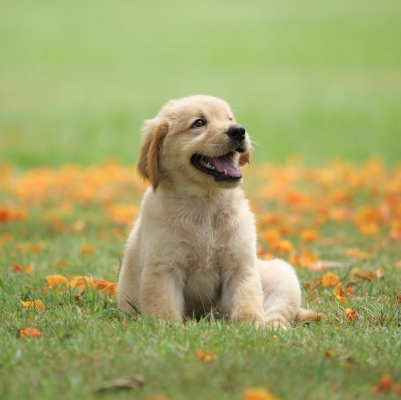
#> input picture images/dog.jpg, 401 x 400 px
$ jupyter execute L13_intrest_points.ipynb
#> lines starting #> are read from the running program, lines starting #| are printed output that depends on the picture
[cell 1]
#Importing libraries
import matplotlib.pyplot as plt
import numpy as np
from PIL import Image
import cv2

[cell 2]
#Get the image
img=cv2.imread('images/dog.jpg')
#> img is the input picture: shape (400, 401, 3); mean B, G, R 102.9, 164.7, 162.3
img=cv2.cvtColor(img,cv2.COLOR_BGR2RGB)

[cell 3]
plt.imshow(img)

# Extract intrest points

[cell 4]
#Convert the image into gray scale
gray=cv2.cvtColor(img,cv2.COLOR_BGR2GRAY)
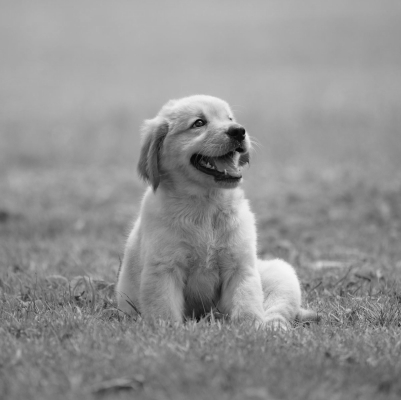
#> gray: shape (400, 401); min 7, max 246, mean 145.9

#Create the object of SIFT algorithm
sift=cv2.SIFT_create()

#Detect and compute the keypoints
kp,_=sift.detectAndCompute(gray,None)
#> kp = 416 keypoints; strongest (x, y, size): (236, 135, 11), (201, 122, 8.7), (243, 131, 3.3), (238, 155, 4.2)

#Draw keypoints on image and highlight
new_img=cv2.drawKeypoints(gray,kp,img,flags=cv2.DRAW_MATCHES_FLAGS_DRAW_RICH_KEYPOINTS)
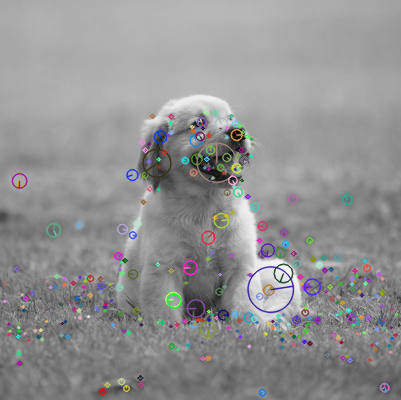
#> new_img: shape (400, 401, 3); mean R, G, B 145.8, 145.7, 146.2

[cell 5]
len(kp)
#> Out = 416

[cell 6]
plt.imshow(new_img)

[cell 7]
img1=cv2.imread('images/draw.png')
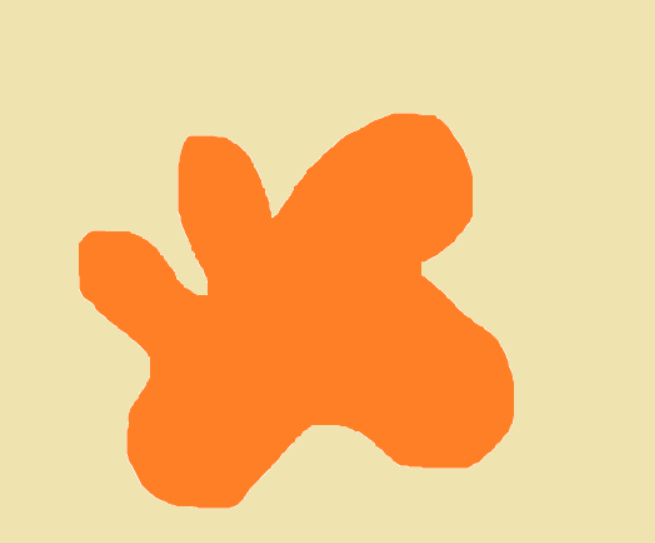
#> input picture images/draw.png, 655 x 543 px
#> img1 is the input picture: shape (543, 655, 3); mean B, G, R 133.9, 196.9, 244
#Convert the image into gray scale
gray=cv2.cvtColor(img1,cv2.COLOR_BGR2GRAY)
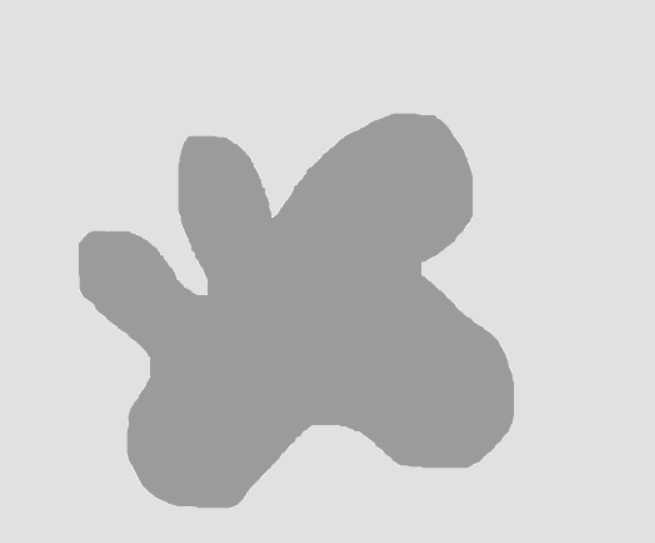
#> gray: shape (543, 655); min 155, max 246, mean 203.5

#Create the object of SIFT algorithm
sift=cv2.SIFT_create()

#Detect and compute the keypoints
kp,_=sift.detectAndCompute(gray,None)
#> kp = 175 keypoints; strongest (x, y, size): (193, 277, 21.1), (115, 271, 53.4), (272, 216, 1.9), (310, 286, 210.4)

#Draw keypoints on image and highlight
new_img=cv2.drawKeypoints(gray,kp,img,flags=cv2.DRAW_MATCHES_FLAGS_DRAW_RICH_KEYPOINTS)
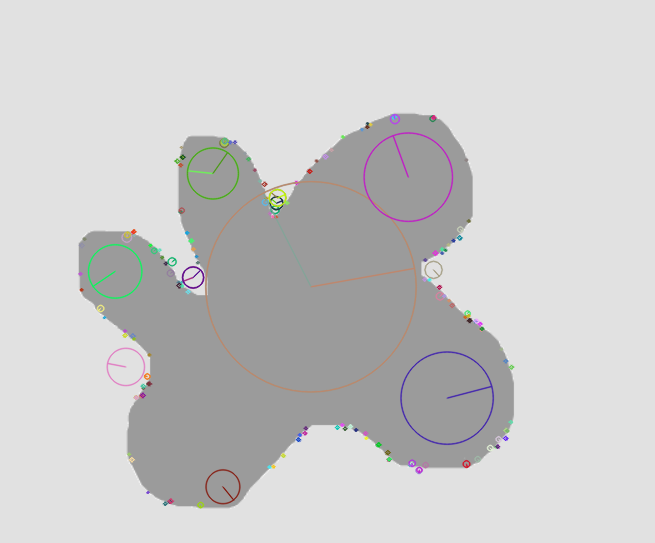
#> new_img: shape (543, 655, 3); mean R, G, B 203, 202.7, 202.8


plt.imshow(new_img)

[cell 8]
img1=cv2.imread('images/circle.png')
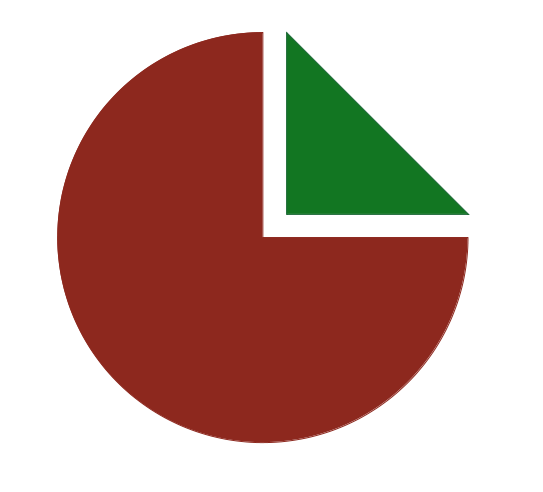
#> input picture images/circle.png, 543 x 492 px
#> img1 is the input picture: shape (492, 543, 3); mean B, G, R 157.1, 166.1, 197.5
#Convert the image into gray scale
gray=cv2.cvtColor(img1,cv2.COLOR_BGR2GRAY)
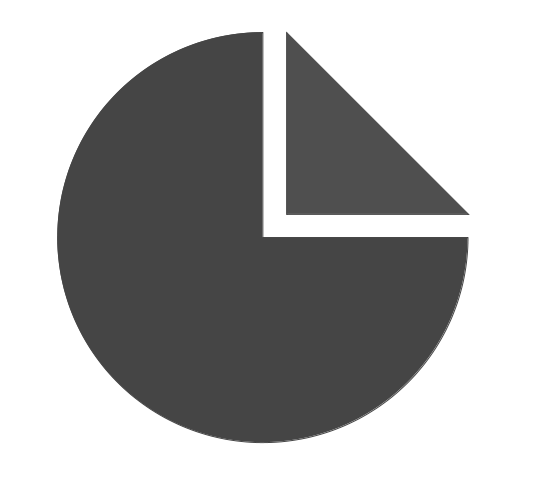
#> gray: shape (492, 543); min 69, max 255, mean 174.5

#Create the object of SIFT algorithm
sift=cv2.SIFT_create()

#Detect and compute the keypoints
kp,_=sift.detectAndCompute(gray,None)
#> kp = 27 keypoints; strongest (x, y, size): (278, 221, 24.2), (223, 244, 205.5), (288, 35, 3.2), (288, 37, 4.4)

#Draw keypoints on image and highlight
new_img=cv2.drawKeypoints(gray,kp,img,flags=cv2.DRAW_MATCHES_FLAGS_DRAW_RICH_KEYPOINTS)
#> new_img: shape (492, 543, 3)


plt.imshow(new_img)
